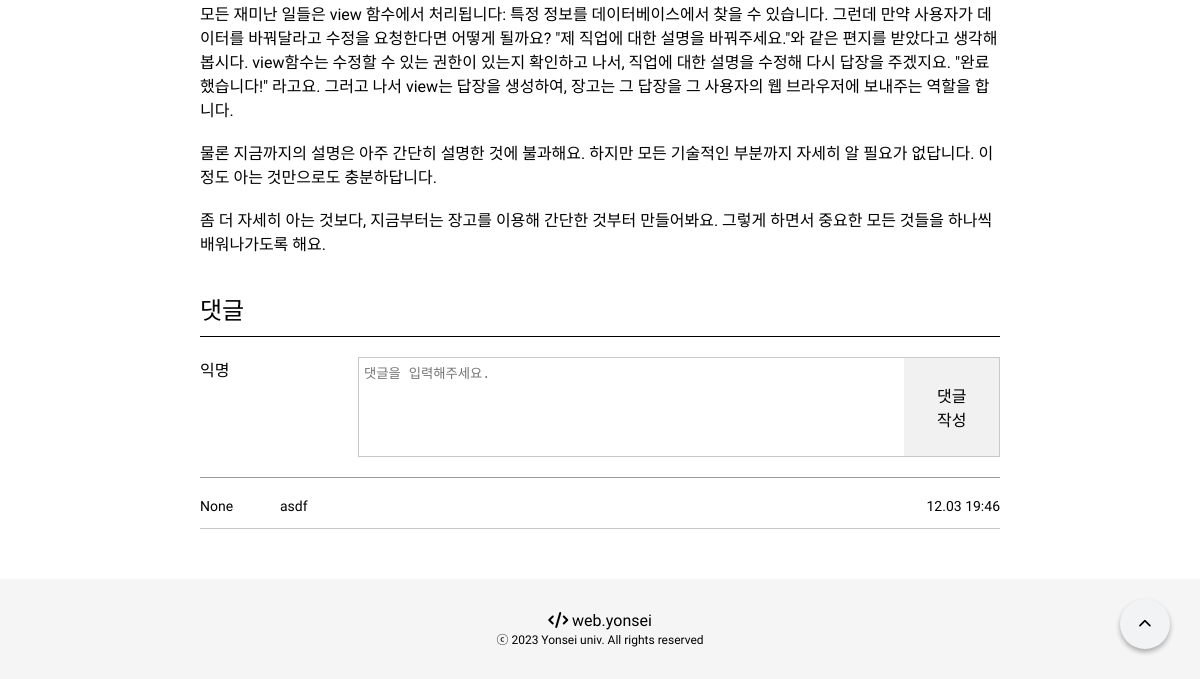
Page /posts/1/ (lower part) on the earlier database version.
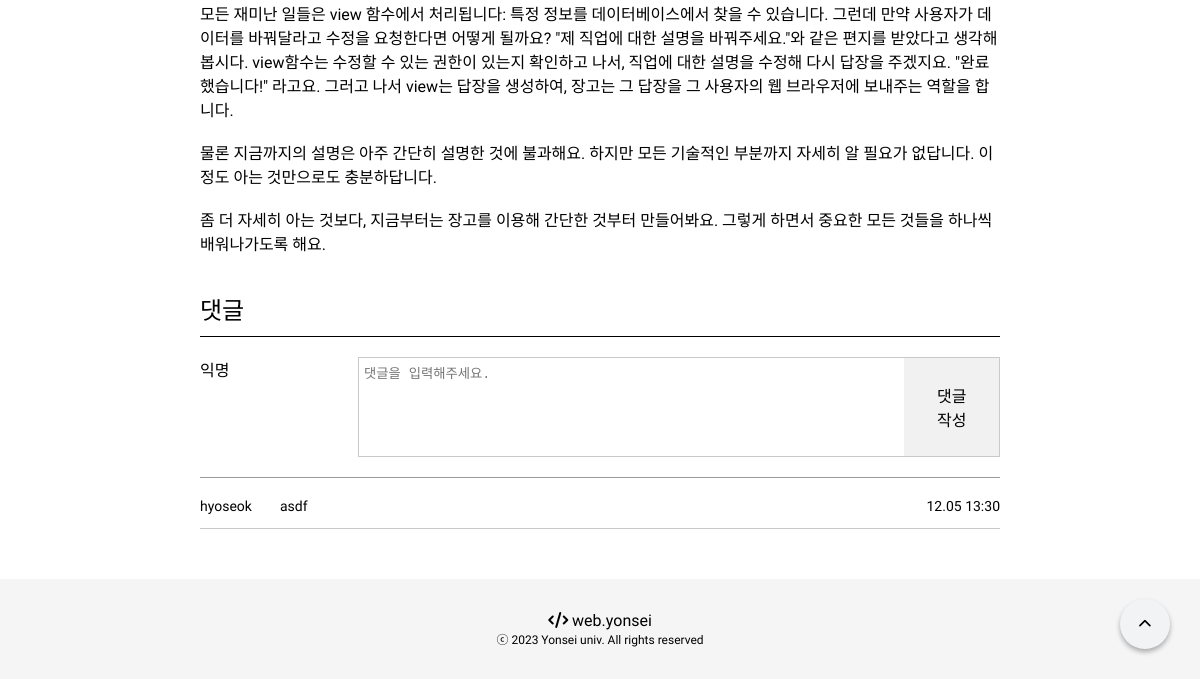
Same page on the later database version.
### mypage/models.py (models this page shows, shortened)
class Comments(models.Model):
    p = models.ForeignKey(Post, on_delete=models.CASCADE, null=True)
    author = models.ForeignKey(User, on_delete=models.CASCADE, null=True)
    anonymous_author = models.CharField(max_length=100, null=True, blank=True)
    c_user_id = models.CharField(max_length=20)
    c_user_pw = models.CharField(max_length=20)
    c_contents = models.TextField()
    c_created = models.DateTimeField(auto_now_add=True)
    c_updated = models.DateTimeField(auto_now=True)

class User(AbstractUser):
    full_name = models.CharField(max_length=255, default="Unknown")
    email = models.EmailField(default = "anonymous@unknown_mails.com")
    def __str__(self):
        return self.username

### mypage/views.py (the view, shortened to what this page needs)
# urls.py: path('posts/<int:post_id>/', views.post_detail, name="posts"),
def post_detail(request, post_id):
    post = Post.objects.annotate(category_title=F('cate__cate_name')).get(id=post_id)
    categorys = Category.objects.all()
    context = {'post' : post, 'categorys' : categorys}
    return render(request, 'mypage/detail.html', context)

### config/templates/mypage/detail.html (shortened to what this page needs)
{% extends "./base.html" %}
{% load static %}
{% block detail %}
<link rel="stylesheet" href="{% static 'css/detail.css' %}" />
<div class="content">
  <div class="content-text">
    <div class="post-detail">
      <p>{{post.p_contents | linebreaksbr }}</p>
    </div>
  </div>
  <div class="comment-box">
    <div class="comment-text">댓글</div>
    <form method="POST" class="comment-input">
      <div class="input-info">
        {% if user.is_authenticated %}
        <span class="user-label">{{ user.username }}</span>
        {% else %}
        <span class="anonymous-label">익명</span>
        {% endif %}
      </div>
      <div class="input-comment">
        <textarea name="comment" placeholder="댓글을 입력해주세요." style="outline: none" required="required"></textarea>
        <button type="submit">댓글<br />작성</button>
      </div>
    </form>
    <ul class="comments">
      {% for comment in post.comments_set.all %}
      <li class="comment">
        <div style="width: 10%; font-weight: 200">
          {% if comment.author %}
            {{ comment.author }}
          {% else %}
            {{ comment.anonymous_author }}
          {% endif %}
        </div>
        <div style="width: 70%">{{ comment.c_contents }}</div>
        <div style="width: 20%; font-weight: 200; text-align: end">
          {{comment.c_updated | date:'m.d H:i' }}
        </div>
      </li>
      {% empty %}
      <li class="comment-empty">아직 댓글이 없습니다</li>
      {% endfor %}
    </ul>
  </div>
</div>
{% endblock %}

Differences in the rows shown:
changed Comments "asdf": author (not shown) → "hyoseok"; c_updated "12.03 19:46" → "12.05 13:30"; anonymous_author "None" → (not shown)
